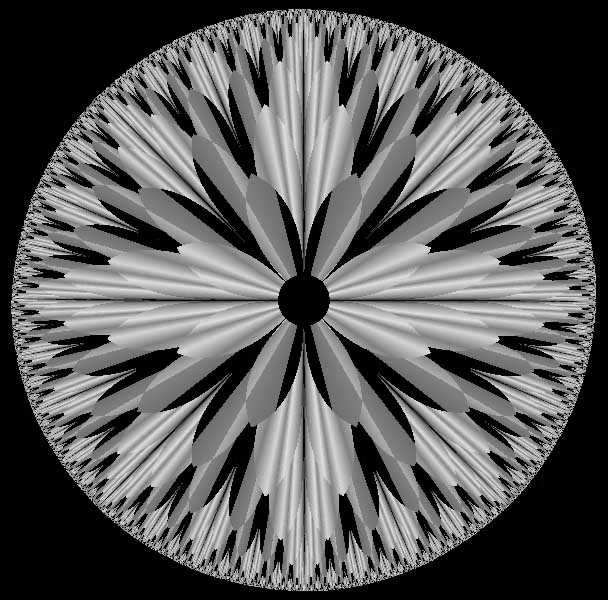
#> input picture Ex2/Immagini/frattale.jpg, 608 x 600 px, found by its file name
$ python esercizio_2.1.1.py
#> lines starting #> are read from the running program, lines starting #| are printed output that depends on the picture
### Librerie/bitop.py
# -*- coding: utf-8 -*-
"""
Functions to get and set bit-planes.
Created on Tue Mar 23 17:25:56 2021

@author: Davide
"""

# [22 lines left out: function bitget, not called in this run]

def bitset(x, index, v):
    """
    Return an unsigned integer array modifying a bit-plane of a given array.

    Parameters
    ----------
    x : unsigned integer array
        Modify the bit-plane from this array.
    index : int
        Posizion of bit-plane to modify.
        It must be less than number of bits in the integer class of x.
    v : 0 or 1 or boolean arry
        Value or values used to modify the bit-plane.
        The bits where v is False are set to 0 (off), and
        The bits where v is True are set to 1 (on).

    Returns
    -------
    unsigned integer array of the same shape of x
        Array with the modified bit-plane.

    Example
    -------
    a = bitset(x,0,1)

    """

    import numpy
    if x.dtype not in [numpy.uint8, numpy.uint16, numpy.uint32, numpy.uint64]:
        raise ValueError("Only uint8, uint16, uint32, and uint64 are supported as dtype!")
    if numpy.isscalar(v):
        v = numpy.asarray([v!=0,], dtype=x.dtype)
    else:
        v = numpy.asarray(v!=0, dtype=x.dtype)
    vp = v << index
    vn = ~((1-v) << index)

    return (x & vn) | vp


### Ex2/Script/esercizio_2.1.1.py
#!/usr/bin/env python3
# -*- coding: utf-8 -*-
"""
Esercizio 2.1.1
Ricostruzione mediante bit-plane. Ponete a zero i bit-plane meno significativi di
un’immagine (usate la funzione bitset del file bitop.py ) e visualizzate il risultato
al variare del numero di bit-plane che utilizzate nel processo di ricostruzione.
Questo esperimento vi permette di stabilire fino a che punto (almeno da un punto di
vista percettivo) sia possibile diminuire il numero di livelli usati nel processo di
quantizzazione.
"""

import sys
sys.path.append('/Users/luketto/Desktop/II Semestre IV Anno/ESM/Esercizi/Librerie')
import MyLibrary as ml
import bitop as bit
import numpy as np              # importa Numpy
import matplotlib.pyplot as plt # importa Matplotlib
import scipy.ndimage as ndi     # importa Scipy per le immagini
import skimage.io as io         # importa il modulo Input/Output di SK-Image
import skimage.exposure as ex

x = io.imread("frattale.jpg")
#> x is the input picture: shape (600, 608); min 0, max 245, mean 89.1

plt.figure(figsize=(12, 6))  # imposta la dimensione della figura

for i in range(8):
    x = bit.bitset(x, i, 0)
    plt.subplot(2, 4, i + 1)  # crea una griglia 2x4 per i subplot
    plt.imshow(x, clim=[0, 255], cmap="gray")
    plt.title('Bitplane %d-esimo annullato' % i)
    plt.axis('off')  # nasconde gli assi per una visualizzazione più pulita
#> x: shape (600, 608); every value is 0

plt.tight_layout()  # regola automaticamente i layout per prevenire sovrapposizioni
plt.show()
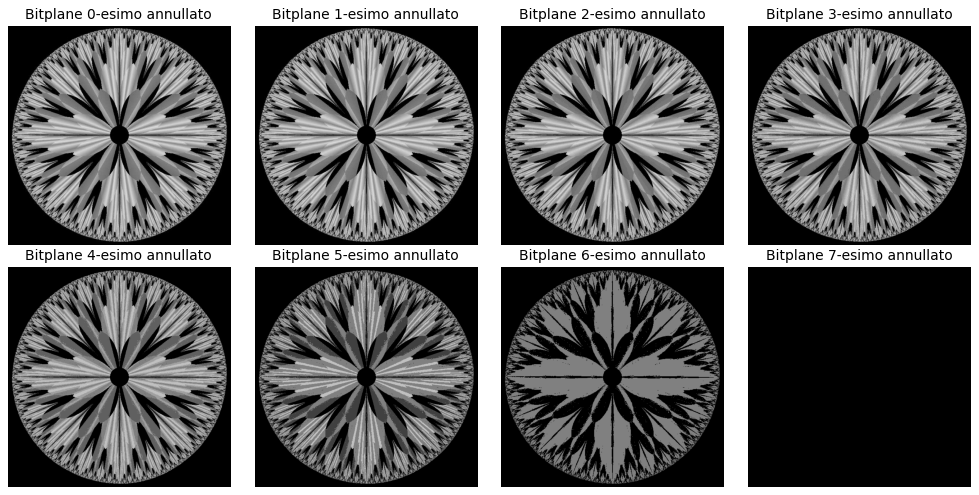
#> figure drawn by matplotlib, 8 panels
